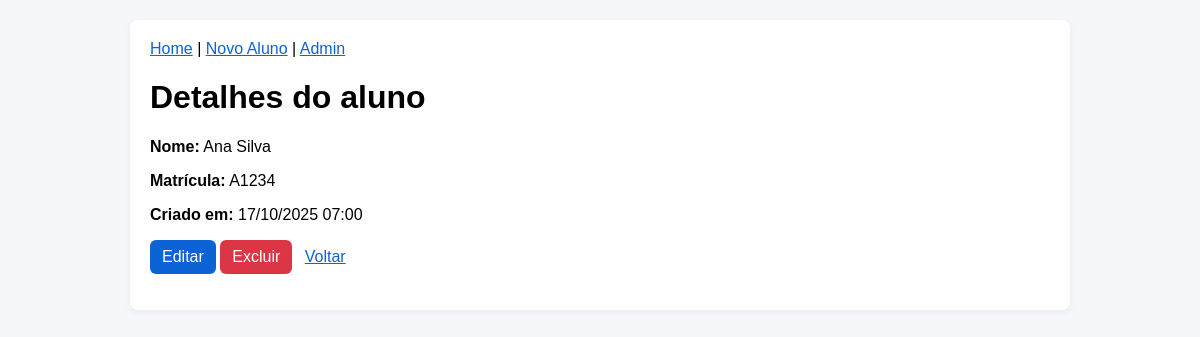
/1/, run on the app's committed database.
### alunos/models.py (models this page shows, shortened)
class Aluno(models.Model):
    nome = models.CharField(max_length=100)
    matricula = models.CharField(max_length=20, unique=True)
    criado_em = models.DateTimeField(auto_now_add=True)

### alunos/views.py (the view)
# urls.py: path('<int:pk>/', views.AlunoDetailView.as_view(), name='aluno_detalhe'),
class AlunoDetailView(generic.DetailView):
    model = Aluno
    template_name = 'aluno_detalhe.html'
    context_object_name = 'aluno'

### templates/aluno_detalhe.html
{% extends 'base.html' %}
{% block content %}
<h1>Detalhes do aluno</h1>
<p><strong>Nome:</strong> {{ aluno.nome }}</p>
<p><strong>Matrícula:</strong> {{ aluno.matricula }}</p>
<p><strong>Criado em:</strong> {{ aluno.criado_em|date:"d/m/Y H:i" }}</p>
<p>
  <a class="btn" href="{% url 'aluno_editar' aluno.pk %}">Editar</a>
  <a class="btn btn-danger" href="{% url 'aluno_excluir' aluno.pk %}">Excluir</a>
  <a href="{% url 'lista_alunos' %}" style="margin-left:8px">Voltar</a>
</p>
{% endblock %}

### templates/base.html (style rules this page uses)
body { font-family:Arial,Helvetica,sans-serif;background:#f5f7fa;margin:0;padding:20px }
a { color:#0b63d6 }
.btn { display:inline-block;padding:8px 12px;border-radius:6px;background:#0b63d6;color:white;text-decoration:none }
.btn-danger { background:#dc3545 }

### data on the page
Aluno: nome "Ana Silva", matricula "A1234", criado_em "17/10/2025 07:00"
